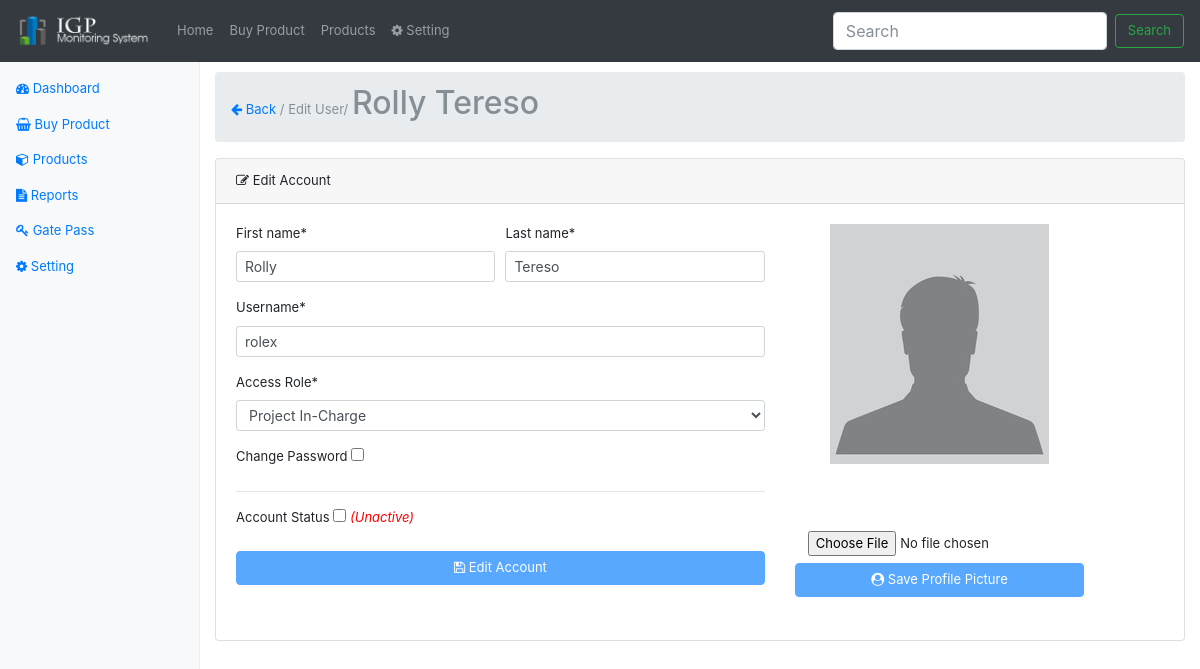
The app's page /user-edit.php?u=1 with its own data.
### tables this page shows
CREATE TABLE `users` (
  `user_id` int(11) NOT NULL,
  `firstname` varchar(45) DEFAULT NULL,
  `lastname` varchar(45) DEFAULT NULL,
  `username` varchar(45) DEFAULT NULL,
  `password` varchar(45) DEFAULT NULL,
  `hint` text,
  `status` enum('Y','N') DEFAULT 'N',
  `profile_pic` varchar(45) DEFAULT NULL,
  `user_type` int(11) DEFAULT NULL,
  `created_on` timestamp NULL DEFAULT CURRENT_TIMESTAMP
);

### classes/DbConfig.php (called while the page is built, shortened)
<?php
class DbConfig
{
    private $_host = 'localhost';
    private $_username = 'root';
    private $_password = '';
    private $_database = 'monitoringsystem';
    protected $connection;
    public function __construct()
    {
        if (!isset($this->connection)) {
            $this->connection = new mysqli($this->_host, $this->_username, $this->_password, $this->_database);
        }
        return $this->connection;
    }
}
?>

### classes/Crud.php (called while the page is built, shortened)
<?php
include_once 'DbConfig.php';
class Crud extends DbConfig
{
    public function getData($query)
    {
        $result = $this->connection->query($query);
        $rows = array();
        while ($row = $result->fetch_assoc()) {
            $rows[] = $row;
        }
        return $rows;
    }
    public function escape_string($value)
    {
        return $this->connection->real_escape_string($value);
    }
}
?>

### user-edit.php (the view, shortened to what this page needs)
<?php
    require_once('layout/header.php');
    require_once('classes/Crud.php');
    $crud = new Crud();
     $firstname = "";
     $lastname  = "";
     $username  = "";
     $profile_pic="";
     $user_type="";
     $status="N";
     $user_found=false;
    if(isset($_GET['u'])){
        $id = $crud->escape_string($_GET['u']);
        if(is_numeric($id) && $id!=''){
            $result = $crud->getData("SELECT * FROM users WHERE user_id=$id LIMIT 1");
            $user_found=(count($result)==1)?true:false;
            foreach ($result as $res) {
                $firstname = $res['firstname'];
                $lastname  = $res['lastname'];
                $username  = $res['username'];
                $user_type =$res['user_type'];
                $status =$res['status'];
                $profile_pic =$res['profile_pic'];
            }
        }
    }
?>
<?php require_once('layout/nav.php');?>
        <main role="main" class="col-sm-9 ml-sm-auto col-md-10 pt-3">
           <nav aria-label="breadcrumb" role="navigation">
              <ol class="breadcrumb">
                    <li class="breadcrumb-item active" aria-current="page"><a href='user-list.php'><i class="fa fa-arrow-left" aria-hidden="true"></i> Back</a> / Edit User/ <h2><?php echo $firstname.' '.$lastname;?></h2></li>
              </ol>
           </nav>
         <div class="card">
              <div class="card-header">
                <i class="fa fa-pencil-square-o" aria-hidden="true"></i></i> Edit Account
              </div>
              <div class="card-body">
                <?php if($user_found){ ?>
                      <div class="row">
                        <div class="col-md-7">
                               <form data-toggle="validator" role="form" id="form" action="post">
                                        <div class="form-row">
                                              <div class="col-md-6">
                                                  <div class="form-group">
                                                      <label for="exampleInputName">First name*</label>
                                                      <input class="form-control form-control-sm" id="firstname" name="firstname" type="text"  placeholder="Enter first name" required value="<?php echo $firstname;?>">
                                                  </div>
                                              </div>
                                              <div class="col-md-6">
                                                 <div class="form-group">
                                                      <label for="exampleInputLastName">Last name*</label>
                                                      <input class="form-control form-control-sm" id="lastname" name="lastname" type="text" placeholder="Enter last name" required value="<?php echo $lastname;?>">
                                                  </div>
                                              </div>
                                        </div>
                                        <div class="form-group">
                                                  <label for="exampleInputEmail1">Username*</label>
                                                  <input class="form-control form-control-sm" id="username" name="username" type="text"  placeholder="Enter username" required value="<?php echo $username;?>">
                                        </div>
                                        <div class="form-group">
                                                  <label for="exampleInputEmail1">Access Role*</label>
                                                  <select required class="form-control form-control-sm" id="access_role" name="access_role">
                                                        <option value="1" <?php echo ($user_type=="1")?'selected': '';?>>Project In-Charge</option>
                                                  </select>
                                        </div>
                                        <div class="form-group">
                                                  <label for="check">Change Password</label>
                                                  <input  id="check" name="check" type="checkbox"  />
                                        </div>
                                        <hr/>
                                         <div class="form-group">
                                                  <label for="check">Account Status</label>
                                                  <input  id="account_status" name="account_status" type="checkbox" <?php echo($status=='Y')?'checked':'';?> />
                                                  <span id="stat" class="italic <?php echo($status=='Y')?'green':'red';?>"><?php echo($status=='Y')?'(Active)':'(Unactive)';?></span>
                                        </div>
                                        <div class="form-group">
                                          <button type="submit" name="submit" class="btn btn-primary btn-block" ><i class="fa fa-floppy-o" aria-hidden="true"></i> Edit Account</button>
                                        </div>
                              </form>
                              <br/>
                      </div>
                      <div class="col-md-4">
                        <form id="uploadForm"  method="post">
                              <div id="profile-container">
                                  <img id="pic" class="img-fluid" src="<?php echo ($profile_pic=='')? 'img/pic_avatar.jpg':$profile_pic;?>"  />
                              </div>
                              <input type="file" name="userImage" required class="btn"
                                  onchange="change_profile(event);"/>
                              <button type="submit" class="btn btn-primary btn-block"><i class="fa fa-user-circle" aria-hidden="true"></i> Save Profile Picture</button>
                        </form>
                      </div>
                  </div>
                  <?php } else { ?>
                        <h2 style="text-align: center;width: 100%;"><span style='color:red;'>SYSTEM ERROR 404:</span><br/><small>User Not Found, maybe because user is not exist.</small></h2>
                  <?php } ?>
              </div>
        </div>
        </div>
<?php require_once('layout/footer.php');?>

### assets/dashboard.css (style rules this page uses)
body { padding-top: 3.5rem; }
#profile-container { height: 300px; }
#profile-container img { display: block; margin: auto; line-height: 300px; max-width: 100%; max-height: 100%; }
h2 { display: inline-block !important; }
.red { color: red; }
.italic { font-style: italic; }

### layout/header.php (style rules this page uses)
body { font-size: 13px !important; }
.btn { font-size: 13px; }

### records on screen
users: firstname "Rolly", lastname "Tereso", username "rolex", access_role "Project In-Charge"
